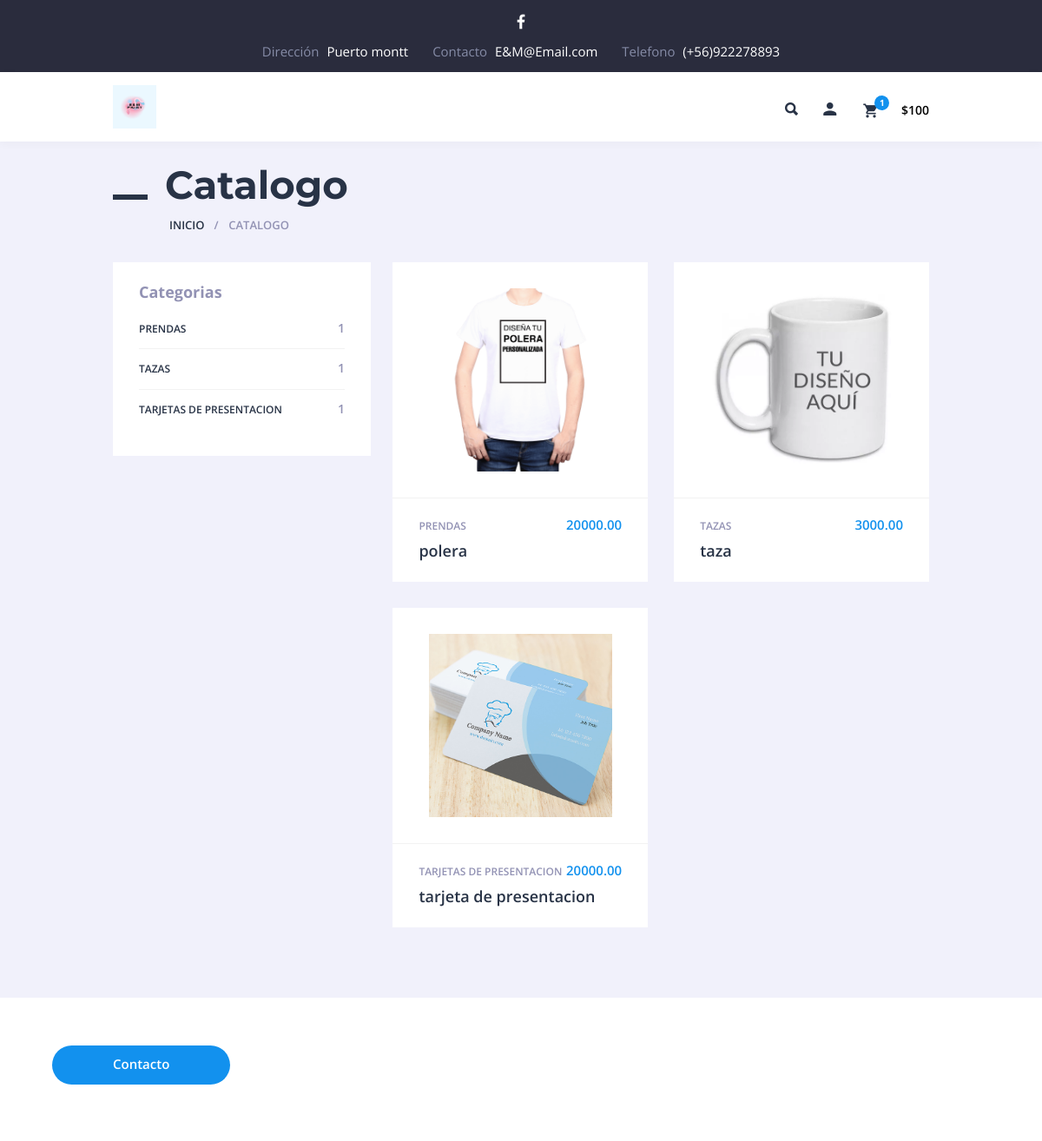
The page / on the database its author committed.
### modelapp/models.py (models this page shows, shortened)
class Categoria(models.Model):
    nombre = models.CharField(max_length=100)
    def __str__(self):
        return self.nombre

class Producto(models.Model):
    nombre = models.CharField(max_length=255)
    imagen = models.ImageField(upload_to='productos/')
    precio = models.DecimalField(max_digits=10, decimal_places=2)
    stock = models.PositiveIntegerField()
    descripcion = models.TextField()
    categoria = models.ForeignKey(Categoria, on_delete=models.CASCADE)

### modelapp/views.py (the view)
# urls.py: path('', views.index, name='index'),
def index(request):
    productos = Producto.objects.all();
    categorias = Categoria.objects.all();
    context = {
        "productos": productos,
        "categorias": categorias
        }
    return render(request,'index.html',context)

### modelapp/templates/index.html (shortened to what this page needs)
{% extends 'layout.html' %}
{% block content %}
        <div class="section-top">
            <h1 class="maincont-ttl">Catalogo</h1>
            <ul class="b-crumbs">
                <li><a href="/">Inicio</a></li>
                <li>Catalogo</li>
            </ul>
        </div>
        <div class="section-wrap-withsb">
            <aside class="blog-sb-widgets section-sb" id="section-sb">
                <div class="theiaStickySidebar">
                    <div class="section-filter">
                        <div class="section-filter">
                            {% include 'includes/catalogo/categorias.html' %}
                        </div>
                    </div>
                </div>
            </aside>        <div class="section-list-withsb" id="section-list-withsb">
            <div class="theiaStickySidebar">
                {% include 'includes/catalogo/catalogo.html' %}
            </div>
        </div>
        </div>
{% endblock %}

### modelapp/templates/includes/catalogo/categorias.html
<div class="blog-sb-widget multishopcategories_widget">
    <h3 class="widgettitle">Categorias</h3>
    <div class="section-sb-current">
        <ul class="section-sb-list">
            {% for categoria in categorias %}
            <li>
                <a href="{%url 'web:productosPorCategoria' categoria.id %}">
                    <span class="section-sb-label">{{categoria.nombre}}
                        <span class="count">{{categoria.producto_set.all.count}}</span>
                    </span>
                </a>
            </li>
            {% endfor %}
        </ul>
    </div>
</div>

### modelapp/templates/includes/catalogo/catalogo.html (shortened to what this page needs)
<div class="row prod-items prod-items-2">
    {% for producto in productos %}
    <article class="cf-sm-6 cf-md-6 cf-lg-6 col-xs-6 col-sm-6 col-md-6 col-lg-6 sectgl-item">
        <div class="sectgl prod-i">
            <div class="prod-i-top">
                <a class="prod-i-img" href="#">
                </a>
            </div>
            <div class="prod-i-bot">
                <div class="prod-i-info">
                    <p class="prod-i-price">{{producto.precio}}
                    </p>
                    <p class="prod-i-categ"><a href="#">{{producto.categoria}}</a></p>
                </div>
                <h3 class="prod-i-ttl"><a href="#">{{producto.nombre}}</a></h3>
            </div>
        </div>
    </article>
    {% endfor %}
</div>

### modelapp/static/css/media.css (style rules this page uses)
.cf-lg-2:nth-child(6n+1), .cf-lg-3:nth-child(4n+1), .cf-lg-4:nth-child(3n+1), .cf-lg-6:nth-child(2n+1) { clear: left; }
@media only screen and (max-width : 1220px) { .cf-md-2:nth-child(n), .cf-md-3:nth-child(n), .cf-md-4:nth-child(n), .cf-md-6:nth-child(n) { clear: none; } }
@media only screen and (max-width : 1220px) { .cf-md-2:nth-child(6n+1), .cf-md-3:nth-child(4n+1), .cf-md-4:nth-child(3n+1), .cf-md-6:nth-child(2n+1) { clear: left; } }

### rows shown on the page
Categoria: nombre "PRENDAS", producto_set.all.count "1"
Categoria: nombre "TAZAS", producto_set.all.count "1"
Categoria: nombre "TARJETAS DE PRESENTACION", producto_set.all.count "1"
Producto: precio "20000.00", categoria "PRENDAS", nombre "polera"
Producto: precio "3000.00", categoria "TAZAS", nombre "taza"
Producto: precio "20000.00", categoria "TARJETAS DE PRESENTACION", nombre "tarjeta de presentacion"
